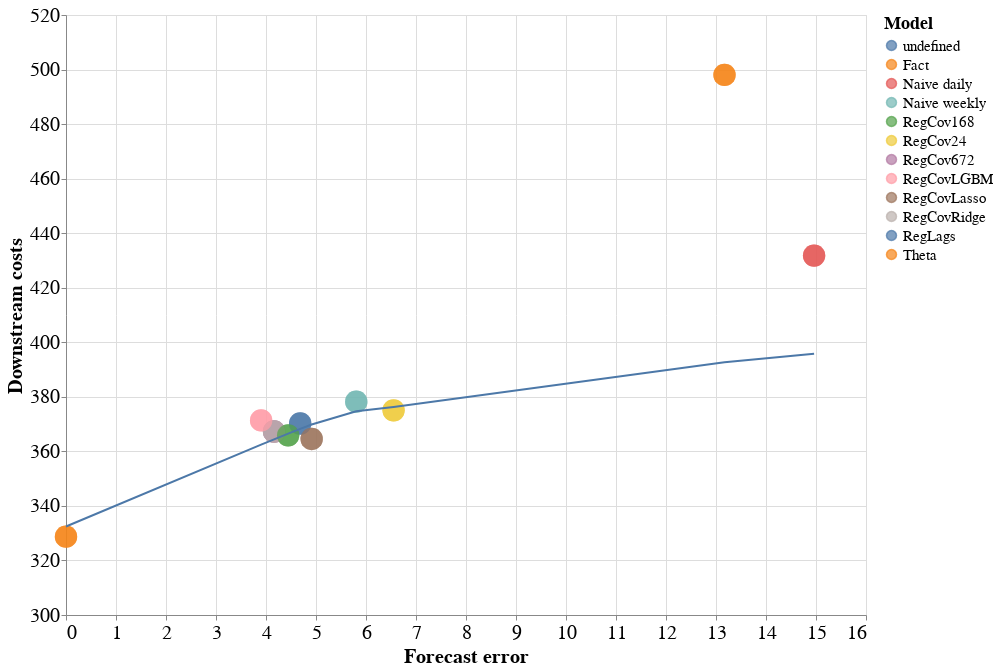

This figure's notebook cell:
### Code cell
chart = alt.Chart(results_df).mark_circle(size=500).encode(
    x='Forecast error:Q',
    y = alt.Y('Downstream costs:Q', scale=alt.Scale(domain=[300, 520])),
#     y=alt.Y('Downstream costs:Q'),
    color=alt.Color('Model:N'),
    tooltip = ['Model:N','Forecast error:Q','Downstream costs:Q']
).properties(width=800, height=600)

chart2 = alt.Chart(results_df).mark_circle(size=500).encode(
    x='Forecast error:Q',
    y=alt.Y('Downstream costs:Q'),
    color=alt.Color('Model:N'),
    tooltip = ['Model:N','Forecast error:Q','Downstream costs:Q']
).properties(width=800, height=600)

(chart + chart2 + chart.transform_loess('Forecast error', 'Downstream costs', bandwidth=.99).mark_line()).configure_axis(
    labelFontSize=20,
    titleFontSize=20
).configure_legend(
titleFontSize=18,
labelFontSize=15
) 

# chart +chart2+ chart.transform_regression('Forecast error', 'Downstream costs', method='poly', order=3).mark_line()

### Figure 1 — Vega-Lite specification as saved in the notebook (floating-point values rounded to 4 significant figures)
{"config": {"view": {"continuousWidth": 400, "continuousHeight": 300}, "axis": {"labelFontSize": 20, "titleFontSize": 20}, "legend": {"labelFontSize": 15, "titleFontSize": 18}}, "layer": [{"mark": {"type": "circle", "size": 500}, "encoding": {"color": {"type": "nominal", "field": "Model"}, "tooltip": [{"type": "nominal", "field": "Model"}, {"type": "quantitative", "field": "Forecast error"}, {"type": "quantitative", "field": "Downstream costs"}], "x": {"type": "quantitative", "field": "Forecast error"}, "y": {"type": "quantitative", "field": "Downstream costs", "scale": {"domain": [300, 520]}}}, "height": 600, "width": 800}, {"mark": {"type": "circle", "size": 500}, "encoding": {"color": {"type": "nominal", "field": "Model"}, "tooltip": [{"type": "nominal", "field": "Model"}, {"type": "quantitative", "field": "Forecast error"}, {"type": "quantitative", "field": "Downstream costs"}], "x": {"type": "quantitative", "field": "Forecast error"}, "y": {"type": "quantitative", "field": "Downstream costs"}}, "height": 600, "width": 800}, {"mark": "line", "encoding": {"color": {"type": "nominal", "field": "Model"}, "tooltip": [{"type": "nominal", "field": "Model"}, {"type": "quantitative", "field": "Forecast error"}, {"type": "quantitative", "field": "Downstream costs"}], "x": {"type": "quantitative", "field": "Forecast error"}, "y": {"type": "quantitative", "field": "Downstream costs", "scale": {"domain": [300, 520]}}}, "height": 600, "transform": [{"loess": "Downstream costs", "on": "Forecast error", "bandwidth": 0.99}], "width": 800}], "data": {"name": "data-7c58dd855dee8467ca83367259bdaaf8"}, "$schema": "https://vega.github.io/schema/vega-lite/v4.8.1.json", "datasets": {"data-7c58dd855dee8467ca83367259bdaaf8": [{"Model": "Naive weekly", "Forecast error": 5.805, "Downstream costs": 378.2}, {"Model": "Naive daily", "Forecast error": 14.96, "Downstream costs": 431.8}, {"Model": "Theta", "Forecast error": 13.17, "Downstream costs": 498.0}, {"Model": "RegLags", "Forecast error": 4.684, "Downstream costs": 370.2}, {"Model": "RegCov672", "Forecast error": 4.161, "Downstream costs": 367.3}, {"Model": "RegCovLasso", "Forecast error": 4.913, "Downstream costs": 364.5}, {"Model": "RegCovRidge", "Forecast error": 4.161, "Downstream costs": 367.3}, {"Model": "RegCov24", "Forecast error": 6.552, "Downstream costs": 375.1}, {"Model": "RegCov168", "Forecast error": 4.443, "Downstream costs": 365.9}, {"Model": "RegCovLGBM", "Forecast error": 3.903, "Downstream costs": 371.4}, {"Model": "Fact", "Forecast error": 0.0, "Downstream costs": 328.7}]}}
